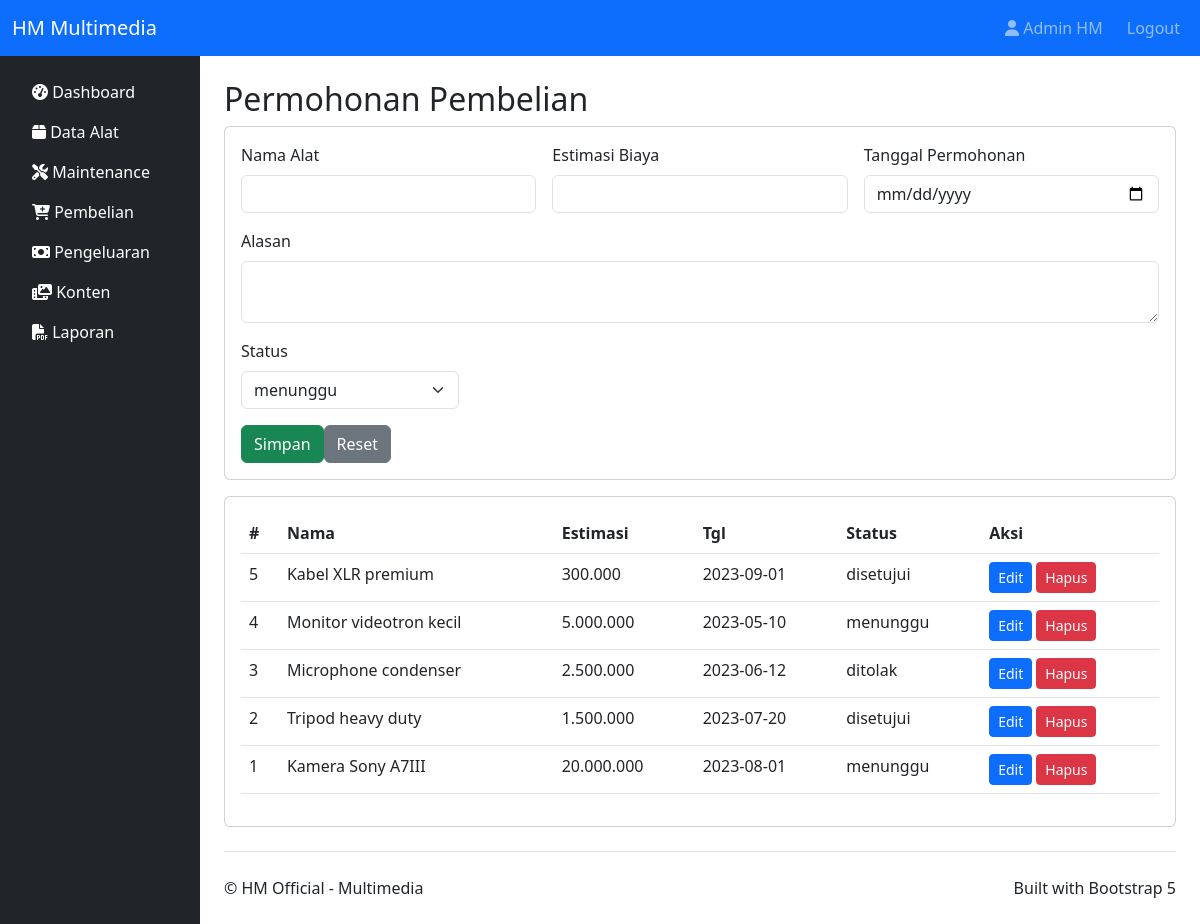
The page /pembelian.php (signed in) on the database its author committed.
### tables this page shows
CREATE TABLE IF NOT EXISTS tabel_pembelian (
  id_pembelian INT AUTO_INCREMENT PRIMARY KEY,
  nama_alat VARCHAR(255) NOT NULL,
  alasan TEXT,
  estimasi_biaya DECIMAL(12,2),
  tanggal_permohonan DATE,
  status ENUM('menunggu','disetujui','ditolak') DEFAULT 'menunggu'
);

### pembelian.php (the view, shortened to what this page needs)
<?php
include 'header.php';
?>
<h2>Permohonan Pembelian</h2>
<div class="card mb-3"><div class="card-body">
<form method="post" class="row g-3">
  <div class="col-md-4"><label class="form-label">Nama Alat</label><input name="nama_alat" id="nama_alat" class="form-control"></div>
  <div class="col-md-4"><label class="form-label">Estimasi Biaya</label><input type="number" name="estimasi_biaya" id="estimasi_biaya" class="form-control"></div>
  <div class="col-md-4"><label class="form-label">Tanggal Permohonan</label><input type="date" name="tanggal_permohonan" id="tanggal_permohonan" class="form-control"></div>
  <div class="col-12"><label class="form-label">Alasan</label><textarea name="alasan" id="alasan" class="form-control"></textarea></div>
  <div class="col-md-3"><label class="form-label">Status</label><select name="status" id="status" class="form-select"><option value="menunggu">menunggu</option></select></div>
  <div class="col-12"><button class="btn btn-success">Simpan</button><button type="reset" class="btn btn-secondary" onclick="clearForm()">Reset</button></div>
</form>
</div></div>
<div class="card"><div class="card-body">
<table class="table"><thead><tr><th>#</th><th>Nama</th><th>Estimasi</th><th>Tgl</th><th>Status</th><th>Aksi</th></tr></thead><tbody>
<?php $q=mysqli_query($conn,"SELECT * FROM tabel_pembelian ORDER BY id_pembelian DESC"); while($r=mysqli_fetch_assoc($q)){
  echo '<tr>';
  echo '<td>'.$r['id_pembelian'].'</td>';
  echo '<td>'.htmlspecialchars($r['nama_alat']).'</td>';
  echo '<td>'.number_format($r['estimasi_biaya'],0,',','.').'</td>';
  echo '<td>'.$r['tanggal_permohonan'].'</td>';
  echo '<td>'.$r['status'].'</td>';
  echo '<td><a class="btn btn-sm btn-primary me-1" href="#" onclick="edit('.htmlspecialchars(json_encode($r), ENT_QUOTES).')">Edit</a><a class="btn btn-sm btn-danger" href="?delete='.$r['id_pembelian'].'" onclick="return confirm(\'Hapus?\')">Hapus</a></td>';
  echo '</tr>';
}
?></tbody></table>
</div></div>
<?php include 'footer.php'; ?>

### assets/css/style.css (style rules this page uses)
body { padding-top: 56px; }

### rows shown on the page
tabel_pembelian: id_pembelian "5", nama_alat "Kabel XLR premium", estimasi_biaya "300.000", tanggal_permohonan "2023-09-01", status "disetujui"
tabel_pembelian: id_pembelian "4", nama_alat "Monitor videotron kecil", estimasi_biaya "5.000.000", tanggal_permohonan "2023-05-10", status "menunggu"
tabel_pembelian: id_pembelian "3", nama_alat "Microphone condenser", estimasi_biaya "2.500.000", tanggal_permohonan "2023-06-12", status "ditolak"
tabel_pembelian: id_pembelian "2", nama_alat "Tripod heavy duty", estimasi_biaya "1.500.000", tanggal_permohonan "2023-07-20", status "disetujui"
tabel_pembelian: id_pembelian "1", nama_alat "Kamera Sony A7III", estimasi_biaya "20.000.000", tanggal_permohonan "2023-08-01", status "menunggu"

### other values the page prints
$_SESSION['user']['nama_user'] "Admin HM"
